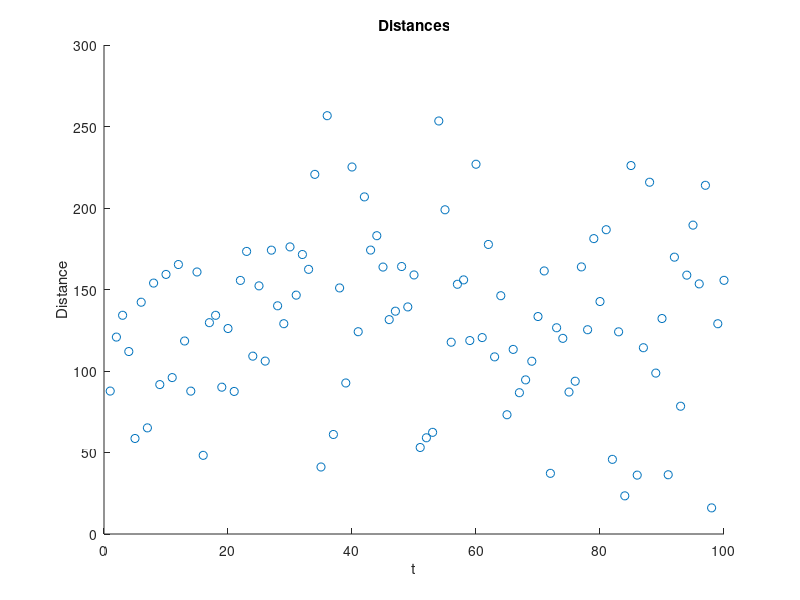

The MATLAB source for this figure:
clear;

addpath('../testConfigs/');

%% Get Test configurations
fileID = fopen('realData_2_100.txt','r');

dists = []

line = fgetl(fileID)

%lines_fig = figure();
%hold on;
%axis([1, 400, 1, 400]);
dist_fig = figure();
while (line ~= -1)
    newCase = ~isempty( strfind(line, 'Test') );
    
    if newCase
        %% read test configuration
        fileName_line = strsplit(fgetl(fileID));
        fileName = fileName_line(1, 2);
        
        bounds_s_line = strsplit(fgetl(fileID));
        mapBounds = [str2double(bounds_s_line(2)), ...
                     str2double(bounds_s_line(3)), ...
                     str2double(bounds_s_line(4)), ...
                     str2double(bounds_s_line(5)), ...
                     str2double(bounds_s_line(6)), ...
                     str2double(bounds_s_line(7))];
        
        st_s_line = strsplit(fgetl(fileID));
        start_config = [str2double( st_s_line(2) ), ...
                        str2double( st_s_line(3) )]
        
        g_s_line = strsplit(fgetl(fileID));
        goal_config = [str2double( g_s_line(2) ), ...
                       str2double( g_s_line(3) )]
                 
        eucliDist = pdist2(start_config, goal_config);           
        dists = [dists, eucliDist];
        
        %figure(lines_fig);
        %plot([start_config(1), goal_config(1)], ...
        %     [start_config(2), goal_config(2)], 'r');
        %drawnow;
        
        line = fgetl(fileID); %skip a line
        line = fgetl(fileID)
    else
        disp 'PROBLEM IN FILE CONFIGURATION!';
        break;
    end
    
end

%% Plot Statistics
figure(dist_fig);
scatter([1:size(dists,2)], dists); title('Distances'); xlabel('t'); ylabel('Distance');
avgDist = mean(dists)

%% End
fclose(fileID);